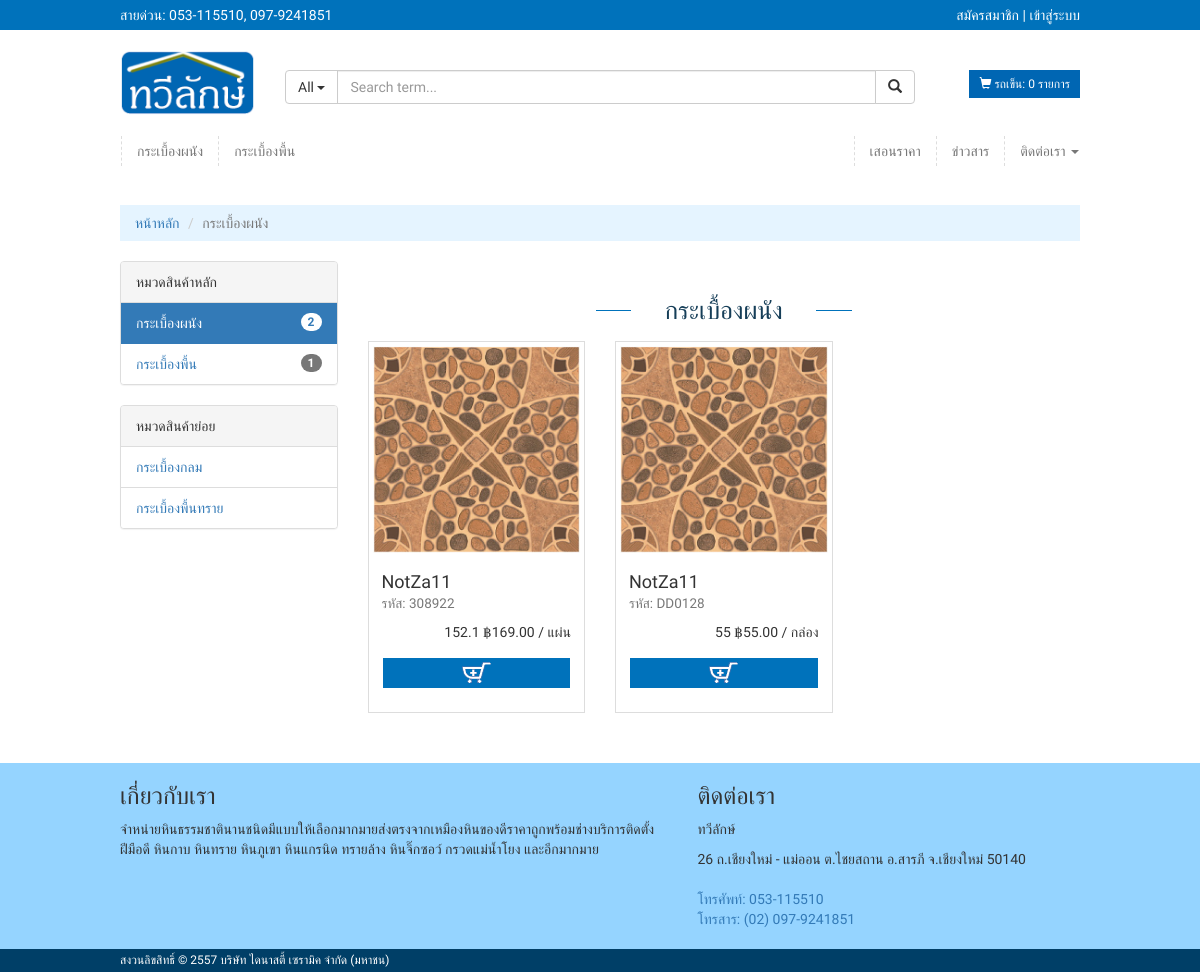
Page /list.php?cat=2 on the committed database.
### tables this page shows
CREATE TABLE `catagory` (
  `id` smallint(6) NOT NULL,
  `parent` smallint(6) NOT NULL,
  `name` varchar(150) NOT NULL,
  `created_at` datetime NOT NULL,
  `updated_at` datetime NOT NULL
);

CREATE TABLE `product` (
  `id` int(11) NOT NULL,
  `code` varchar(255) NOT NULL,
  `name` varchar(255) NOT NULL,
  `catagory` int(11) NOT NULL,
  `branch` varchar(255) NOT NULL,
  `size` varchar(200) NOT NULL,
  `material` varchar(200) NOT NULL COMMENT 'วัสดุ',
  `faceskin` varchar(200) NOT NULL COMMENT 'ผิวหน้า',
  `color` varchar(200) NOT NULL COMMENT 'สี',
  `pattern` varchar(200) NOT NULL COMMENT 'ลวดลาย',
  `usingpro` varchar(200) NOT NULL COMMENT 'การใช้งาน',
  `packingboxes` varchar(200) NOT NULL COMMENT 'ขนาดบรรจุต่อกล่อง',
  `detail` text NOT NULL COMMENT 'รายละเอียดเพิ่มเติม',
  `cover` varchar(255) NOT NULL,
  `price` decimal(8,2) NOT NULL,
  `discount` smallint(6) NOT NULL,
  `amount` int(11) NOT NULL,
  `unit` int(11) NOT NULL,
  `display` tinyint(4) NOT NULL,
  `sort` smallint(6) NOT NULL,
  `display_index` tinyint(4) NOT NULL,
  `create_time` datetime NOT NULL
);

CREATE TABLE `unit` (
  `id` int(11) NOT NULL,
  `name` varchar(200) NOT NULL
);

### list.php (the view, shortened to what this page needs)
<?php session_start();
include 'components/components.php';
$cat_id=(!empty($_GET['cat'])?$_GET['cat']:null);
$result_title=mysql_query("SELECT id,name FROM catagory WHERE id='".$cat_id."'") or die(mysql_error());
$row_title=mysql_fetch_array($result_title);
$strSql=" where catagory='".$cat_id."'";
$result_cat=mysql_query("SELECT id,name FROM catagory WHERE parent='".$cat_id."'") or die(mysql_error());
while ($row_cat = mysql_fetch_array($result_cat)) {
    $strSql.=" or catagory='".$row_cat['id']."'";
}
$productid = $row_title['id'];
$title = $row_title['name'];
?>
<!DOCTYPE html>
<html lang="en">
<head>
    <?php stylesheet($title); ?>
</head>
<body>
    <?php topHeader(); ?>
    <div class="container">
        <?php navHeader(); ?>
        <ol class="breadcrumb">
            <li><a href="index.php">หน้าหลัก</a></li>
            <?php
            if (!empty($_GET['sub'])) {
            ?>
                <li><a href="list.php?cat=<?php echo $row_title['id'] ?>"><?php echo $title; ?></a></li>
                <li class="active"><?php echo $row_parent['name']; ?></li>
            <?php
            }else {
            ?>
                <li class="active"><?php echo $title; ?></li>
            <?php
            }
            ?>
        </ol>
        <article class="row">
            <div class="col-md-3">
                <div class="panel panel-default">
                    <div class="panel-heading">
                        หมวดสินค้าหลัก
                    </div>
                    <div class="list-group">
                        <?php
                        $resultListCat=mysql_query("SELECT * FROM catagory WHERE parent='0'") or die(mysql_error());
                        while ($rowListCat = mysql_fetch_array($resultListCat)) {
                            $strSqlCount=" where catagory='".$rowListCat['id']."'";
                            $resultCountCat=mysql_query("SELECT id,name FROM catagory WHERE parent='".$rowListCat['id']."'") or die(mysql_error());
                            while ($rowCountCat = mysql_fetch_array($resultCountCat)) {
                                $strSqlCount.=" or catagory='".$rowCountCat['id']."'";
                            }
                            $resultCount=mysql_query("SELECT id FROM product ".$strSqlCount."") or die(mysql_error());
                            if ($productid == $rowListCat['id']) {
                            ?>
                                <li class="list-group-item active">
                                    <span class="badge"><?php echo mysql_num_rows($resultCount); ?></span>
                                    <?php echo $rowListCat['name']; ?>
                                </li>
                            <?php
                            }else {
                            ?>
                                <li class="list-group-item">
                                    <span class="badge"><?php echo mysql_num_rows($resultCount); ?></span>
                                    <a href="list.php?cat=<?php echo $rowListCat['id']; ?>"><?php echo $rowListCat['name']; ?></a>
                                </li>
                            <?php
                            }
                        } ?>
                    </div>
                </div>
                <div class="panel panel-default">
                    <div class="panel-heading">
                        หมวดสินค้าย่อย
                    </div>
                    <div class="list-group">
                        <?php
                        while ($row_cat = mysql_fetch_array($result_cat)) {
                            if ($row_cat['id']==@$_GET['sub']) {
                            ?>
                                <li class="list-group-item active"><?php echo $row_cat['name']; ?></li>
                            <?php
                            }else {
                            ?>
                                <li class="list-group-item"><a href="list.php?sub=<?php echo $row_cat['id']; ?>"><?php echo $row_cat['name']; ?></a></li>
                            <?php
                            }
                        }
                        ?>
                    </div>
                </div>
            </div>
            <div class="col-md-9">
                <div class="row">
                    <div class="col-lg-12">
                        <div class="pagin-sub-series">
                            <div class="pagin-sub-line-series-left"></div>
                            <h2><?php echo $title; ?></h2>
                            <div class="pagin-sub-line-series-right"></div>
                        </div>
                    </div>
                    <?php
                    if (!empty($_GET['sub'])) {
                        $result_products=mysql_query("SELECT * FROM product WHERE catagory='".$_GET['sub']."' ORDER BY sort ASC, id DESC") or die(mysql_error());
                    }else {
                        $result_products=mysql_query("SELECT * FROM product ".$strSql." ORDER BY sort ASC, id DESC") or die(mysql_error());
                    }
                    while ($row_products = mysql_fetch_array($result_products)) {
                        $result_unit=mysql_query("SELECT name FROM unit WHERE id='".$row_products['unit']."'") or die(mysql_error());
                        $row_unit = mysql_fetch_array($result_unit);
                        $totaldis = $row_products['price']-(($row_products['price']*$row_products['discount'])/100);
                    ?>
                    <div class="col-sm-6 col-md-4">
                        <div class="thumbnail">
                            <div class="hovereffect">
                                <a href="product.php?id=<?php echo $row_products['id']; ?>">
                                    <img src="uploads/pic_product/<?php echo $row_products['cover']; ?>">
                                </a>
                            </div>
                            <div class="caption">
                                <h4><?php echo $row_products['name']; ?><br><small>รหัส: <?php echo $row_products['code']; ?></small></h4>
                                <div class="text-right">
                                    <span class="price"><?php echo $totaldis; ?> ฿<?php echo $row_products['price']; ?></span> / <?php echo $row_unit['name']; ?> </span>
                                </div>
                                <p><a href="php/store_items.php?ProductID=<?php echo $row_products["id"];?>" class="btn btn-cart" role="button"><span></span></a></p>
                            </div>
                        </div>
                    </div>
                    <?php } ?>
                </div>
            </div>
        </article>
    </div>
    <?php footer(); ?>
</body>
</html>

### components/components.php (shortened to what this page needs)
<?php
function stylesheet($title) {
?>
	<link rel="stylesheet" href="assets/bootstrap/css/bootstrap.min.css?v=11001">
    <link rel="stylesheet" href="assets/jquery.bxslider/jquery.bxslider.css?v=11001">
    <link rel="stylesheet" href="assets/EasyZoom-master/css/easyzoom.css?v=11001">
    <link rel="stylesheet" href="assets/css/app.css?v=11001">
<?php
}
function topHeader() {
?>
	<div class="top-head">
        <div class="container">
            <div class="row">
                <div class="col-md-6">สายด่วน: 053-115510, 097-9241851</div>
                <div class="col-md-6 text-right">
                    <?php
                    if (!empty($_SESSION['id_user'])) {
                    ?>
                        <span class="glyphicon glyphicon-user"></span> <a href="myuser.php"><?php echo $_SESSION['fname_user']." ".$_SESSION['lname_user']; ?></a>
                    <?php
                    }else {
                    ?>
                        <a href="register.php">สมัครสมาชิก | เข้าสู่ระบบ</a>
                    <?php } ?>
                </div>
            </div>
        </div>
    </div>
<?php
}
function navHeader() {
?>
	<header>
        <div class="row middle-head">
            <div class="col-md-2 col-sm-3 col-xs-4">
                <a href="index.php"><img src="images/logo.png" class="img-responsive" alt="Logo"></a>
            </div>
            <div class="col-md-8 col-sm-6 col-xs-8">
                <br class="hidden-xs">
                <div class="input-group">
                    <div class="input-group-btn search-panel">
                        <button type="button" class="btn btn-default">
                            <span id="search_concept">All</span> <span class="caret"></span>
                        </button>
                    </div>
                    <input type="text" class="form-control" name="x" placeholder="Search term...">
                    <span class="input-group-btn">
                        <button class="btn btn-default" type="button"><span class="glyphicon glyphicon-search"></span></button>
                    </span>
                </div>
            </div>
            <div class="col-md-2 col-sm-3 col-xs-12 text-right">
                <br>
                <?php
                if (count(@$_SESSION["strProductID"])) {
                ?>
                <a class="btn btn-shop btn-sm" href="cart.php"><span class="glyphicon glyphicon-shopping-cart"></span> รถเข็น: <?php echo count(@$_SESSION["strProductID"]); ?>  รายการ </a>
                <?php
                }else {
                ?>
                <a class="btn btn-shop btn-sm" href="#"><span class="glyphicon glyphicon-shopping-cart"></span> รถเข็น: <?php echo count(@$_SESSION["strProductID"]); ?>  รายการ </a>
                <?php
                }?>
            </div>
        </div>
    </header>
    <nav class="navbar navbar-default">
        <div class="collapse navbar-collapse" id="bs-example-navbar-collapse-1">
            <ul class="nav navbar-nav">
                <?php
                $result_cat=mysql_query("SELECT * FROM catagory WHERE parent='0'") or die(mysql_error());
                while ($row_cat = mysql_fetch_array($result_cat)) {
                ?>
                <li><a href="list.php?cat=<?php echo $row_cat['id']; ?>"><?php echo $row_cat['name']; ?></a></li>
                <?php } ?>
            </ul>
            <ul class="nav navbar-nav navbar-right">
                <li><a href="news.php">เสอนราคา</a></li>
                <li><a href="news.php">ข่าวสาร</a></li>
                <li class="dropdown">
                    <a href="#" class="dropdown-toggle" data-toggle="dropdown" role="button" aria-haspopup="true" aria-expanded="false">ติดต่อเรา <span class="caret"></span></a>
                </li>
            </ul>
        </div>
    </nav>
<?php
}
function footer() {
?>
	<footer>
        <div class="container">
            <div class="row">
                <div class="col-md-7">
                    <h3>เกี่ยวกับเรา</h3>
                    <p>จำหน่ายหินธรรมชาตินานชนิดมีแบบให้เลือกมากมายส่งตรงจากเหมืองหินของดีราคาถูกพร้อมช่างบริการติดตั้งฝีมือดี หินกาบ หินทราย หินภูเขา หินแกรนิด ทรายล้าง หินจิ๊กซอว์ กรวดแม่น้ำโยง และอีกมากมาย</p>
                </div>
                <div class="col-md-5">
                    <h3>ติดต่อเรา</h3>
                    <p>ทวีลักษ์</p>
                    <address>
                        26 ถ.เชียงใหม่ - แม่ออน
                        ต.ไชยสถาน อ.สารภี จ.เชียงใหม่ 50140
                    </address>
                    <div class="telphone">
                        <a href="tel:022769275">โทรศัพท์: 053-115510 </a>
                        <br>
                        <a href="tel:022769275">โทรสาร: (02) 097-9241851</a>
                    </div>
                </div>
            </div>
        </div>
    </footer>
    <div class="copyright">
        <div class="container"><address>สงวนลิขสิทธิ์ © 2557 บริษัท ไดนาสตี้ เซรามิค จำกัด (มหาชน)</address></div>
    </div>
<?php
}
?>

### assets/css/app.css (style rules this page uses)
body { font-family: 'Prompt', sans-serif !important; }
.top-head { background-color: #0072bb; padding: 5px 0px; color: #FFF; }
.top-head a { color: #FFF; }
.middle-head { padding: 20px 0px; }
.navbar { border-radius: 0px; }
.navbar-default { background-color: #ffffff; border-color: #ffffff; }
.navbar-collapse { padding: 0px; }
.navbar-default .navbar-nav > li > a { border-left: 1px dashed #DDDDDD; padding-top: 5px; padding-bottom: 5px; -webkit-transition: .3s ease-in-out; transition: .3s ease-in-out; }
.pagin-sub-series { position: relative; padding: 40px 0px; }
.pagin-sub-series .pagin-sub-line-series-left { min-height: 1px; border-bottom: 1px solid #0072bb; width: 5%; margin-left: 32%; float: left; padding-top: 9px; }
.pagin-sub-series h2 { font-size: 25px; line-height: 20px; margin: 0; width: 26%; text-transform: uppercase; float: left; color: #163e58; text-align: center; }
.pagin-sub-series .pagin-sub-line-series-right { min-height: 1px; border-bottom: 1px solid #0072bb; width: 5%; margin-right: 32%; float: right; padding-top: 9px; }
.btn-shop { color: white; background-color: #0066b3; border: 0px; border-radius: 0px; font-size: 12px; }
.btn-cart { display: block; width: 100%; padding: 0px; margin-top: 15px; }
.btn-cart span { background: #0072bb url(../../images/add-card.png) center center no-repeat !important; display: block; text-indent: -9999px; width: 100%; height: 30px; padding: 0 2px !important; }
.thumbnail { border-radius: 0px; }
footer { background: #95d4ff; margin-top: 30px; padding-bottom: 20px; }
.copyright { background-color: #003f67; color: #FFF; }
.copyright address { font-size: 12px; padding: 3px 0px; margin: 0px; }
.breadcrumb { padding: 8px 15px; margin-bottom: 20px; list-style: none; background-color: #e5f4ff; border-radius: 0px; }
.hovereffect { width: 100%; height: 100%; float: left; overflow: hidden; position: relative; text-align: center; cursor: default; }
.hovereffect img { width: 100%; display: block; position: relative; -webkit-transition: all 0.4s cubic-bezier(0.88, -0.99, 0, 1.81); transition: all 0.4s cubic-bezier(0.88, -0.99, 0, 1.81); }
@media (min-width: 1200px) { .container { width: 990px; } }

### rows in the picture
catagory: name "กระเบื้องผนัง", mysql_num_rows($resultCount) "2"
catagory: name "กระเบื้องพื้น", mysql_num_rows($resultCount) "1"
catagory: name "กระเบื้องกลม"
catagory: name "กระเบื้องพื้นทราย"
product: cover (picture), name "NotZa11", code "308922", totaldis "152.1", price "169.00", unit.name "แผ่น"
product: cover (picture), name "NotZa11", code "DD0128", totaldis "55", price "55.00", unit.name "กล่อง"

### other values in the picture
count(@$_SESSION["strProductID"]) "0"
